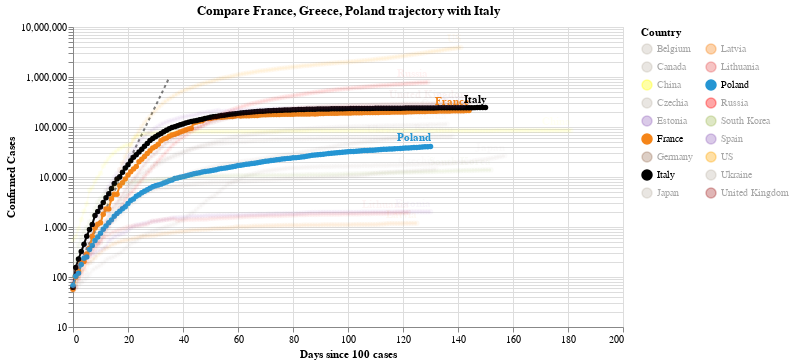

The cell this chart's notebook holds for it:
### Code cell
#hide_input
chart2 = make_since_chart(dff2, ['France', 'Greece', 'Poland'], baseline_countries)
chart2

### Figure 1 — Vega-Lite specification as saved in the notebook (floating-point values rounded to 4 significant figures; data arrays with more than 128 entries replaced by an {"elided": "..."} marker saying what was removed)
{"config": {"view": {"continuousWidth": 400, "continuousHeight": 300}}, "layer": [{"data": {"name": "data-628230001892d6798b50651be41d1b3e"}, "mark": {"type": "line", "color": "black", "opacity": 0.5, "strokeDash": [3, 3]}, "encoding": {"x": {"type": "quantitative", "field": "Days since 100 cases"}, "y": {"type": "quantitative", "field": "Confirmed Cases"}}}, {"data": {"name": "data-c060b397ea578c49edf20be1935c556a"}, "mark": {"type": "line", "point": true}, "encoding": {"color": {"type": "nominal", "field": "Country", "legend": {"columns": 2}, "scale": {"domain": ["Belgium", "Canada", "China", "Czechia", "Estonia", "France", "Germany", "Italy", "Japan", "Latvia", "Lithuania", "Poland", "Russia", "South Korea", "Spain", "US", "Ukraine", "United Kingdom"], "range": ["#C1B7AD", "#C1B7AD", "yellow", "#C1B7AD", "#9467bd", "#F58518", "#9D755D", "black", "#C1B7AD", "#F58518", "#E45756", "#2495D3", "red", "#A1BA59", "#9467bd", "orange", "#C1B7AD", "brown"]}}, "opacity": {"condition": {"value": 1, "selection": "selector005"}, "value": 0.05}, "tooltip": [{"type": "nominal", "field": "Country"}, {"type": "temporal", "field": "Date"}, {"type": "quantitative", "field": "Confirmed Cases"}, {"type": "quantitative", "field": "Days since 100 cases"}], "x": {"type": "quantitative", "field": "Days since 100 cases"}, "y": {"type": "quantitative", "field": "Confirmed Cases", "scale": {"type": "log"}}}, "selection": {"selector005": {"type": "multi", "fields": ["Country"], "bind": "legend", "init": [{"Country": "France"}, {"Country": "Greece"}, {"Country": "Poland"}, {"Country": "Italy"}]}}, "width": 550}, {"data": {"name": "data-c060b397ea578c49edf20be1935c556a"}, "mark": {"type": "text", "align": "right", "dy": -8, "fontWeight": "bold"}, "encoding": {"color": {"type": "nominal", "field": "Country", "legend": {"columns": 2}, "scale": {"domain": ["Belgium", "Canada", "China", "Czechia", "Estonia", "France", "Germany", "Italy", "Japan", "Latvia", "Lithuania", "Poland", "Russia", "South Korea", "Spain", "US", "Ukraine", "United Kingdom"], "range": ["#C1B7AD", "#C1B7AD", "yellow", "#C1B7AD", "#9467bd", "#F58518", "#9D755D", "black", "#C1B7AD", "#F58518", "#E45756", "#2495D3", "red", "#A1BA59", "#9467bd", "orange", "#C1B7AD", "brown"]}}, "opacity": {"condition": {"value": 1, "selection": "selector005"}, "value": 0.05}, "text": {"type": "nominal", "field": "Country"}, "tooltip": [{"type": "nominal", "field": "Country"}, {"type": "temporal", "field": "Date"}, {"type": "quantitative", "field": "Confirmed Cases"}, {"type": "quantitative", "field": "Days since 100 cases"}], "x": {"type": "quantitative", "field": "Days since 100 cases"}, "y": {"type": "quantitative", "field": "Confirmed Cases", "scale": {"type": "log"}}}, "transform": [{"filter": "(datum['Date'] >= 1595289600000)"}], "width": 550}], "title": "Compare France, Greece, Poland trajectory with Italy", "$schema": "https://vega.github.io/schema/vega-lite/v4.0.2.json", "datasets": {"data-628230001892d6798b50651be41d1b3e": [{"Days since 100 cases": 0, "Confirmed Cases": 100.0}, {"Days since 100 cases": 1, "Confirmed Cases": 130.0}, {"Days since 100 cases": 2, "Confirmed Cases": 169.0}, {"Days since 100 cases": 3, "Confirmed Cases": 219.7}, {"Days since 100 cases": 4, "Confirmed Cases": 285.6}, {"Days since 100 cases": 5, "Confirmed Cases": 371.3}, {"Days since 100 cases": 6, "Confirmed Cases": 482.7}, {"Days since 100 cases": 7, "Confirmed Cases": 627.5}, {"Days since 100 cases": 8, "Confirmed Cases": 815.7}, {"Days since 100 cases": 9, "Confirmed Cases": 1060.0}, {"Days since 100 cases": 10, "Confirmed Cases": 1379.0}, {"Days since 100 cases": 11, "Confirmed Cases": 1792.0}, {"Days since 100 cases": 12, "Confirmed Cases": 2330.0}, {"Days since 100 cases": 13, "Confirmed Cases": 3029.0}, {"Days since 100 cases": 14, "Confirmed Cases": 3937.0}, {"Days since 100 cases": 15, "Confirmed Cases": 5119.0}, {"Days since 100 cases": 16, "Confirmed Cases": 6654.0}, {"Days since 100 cases": 17, "Confirmed Cases": 8650.0}, {"Days since 100 cases": 18, "Confirmed Cases": 11250.0}, {"Days since 100 cases": 19, "Confirmed Cases": 14620.0}, {"Days since 100 cases": 20, "Confirmed Cases": 19000.0}, {"Days since 100 cases": 21, "Confirmed Cases": 24710.0}, {"Days since 100 cases": 22, "Confirmed Cases": 32120.0}, {"Days since 100 cases": 23, "Confirmed Cases": 41750.0}, {"Days since 100 cases": 24, "Confirmed Cases": 54280.0}, {"Days since 100 cases": 25, "Confirmed Cases": 70560.0}, {"Days since 100 cases": 26, "Confirmed Cases": 91730.0}, {"Days since 100 cases": 27, "Confirmed Cases": 119300.0}, {"Days since 100 cases": 28, "Confirmed Cases": 155000.0}, {"Days since 100 cases": 29, "Confirmed Cases": 201500.0}, {"Days since 100 cases": 30, "Confirmed Cases": 262000.0}, {"Days since 100 cases": 31, "Confirmed Cases": 340600.0}, {"Days since 100 cases": 32, "Confirmed Cases": 442800.0}, {"Days since 100 cases": 33, "Confirmed Cases": 575600.0}, {"Days since 100 cases": 34, "Confirmed Cases": 748300.0}, {"Days since 100 cases": 35, "Confirmed Cases": 972800.0}], "data-c060b397ea578c49edf20be1935c556a": {"elided": "2535 records"}}}
